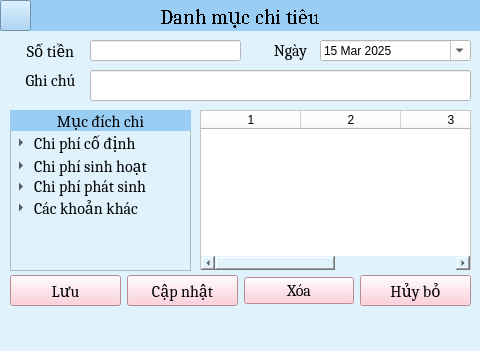
<?xml version="1.0" encoding="UTF-8"?>
<ui version="4.0">
 <class>themkhoanchi_form</class>
 <widget class="QMainWindow" name="themkhoanchi_form">
  <property name="geometry">
   <rect>
    <x>0</x>
    <y>0</y>
    <width>480</width>
    <height>351</height>
   </rect>
  </property>
  <property name="windowTitle">
   <string>Thêm khoản chi</string>
  </property>
  <property name="autoFillBackground">
   <bool>false</bool>
  </property>
  <property name="styleSheet">
   <string notr="true">background-color: rgb(224, 243, 253);
</string>
  </property>
  <widget class="QWidget" name="centralwidget">
   <widget class="QLabel" name="lbl_chitieu">
    <property name="geometry">
     <rect>
      <x>0</x>
      <y>0</y>
      <width>480</width>
      <height>31</height>
     </rect>
    </property>
    <property name="font">
     <font>
      <family>Cambria</family>
      <pointsize>16</pointsize>
      <weight>50</weight>
      <bold>false</bold>
      <stylestrategy>NoAntialias</stylestrategy>
     </font>
    </property>
    <property name="layoutDirection">
     <enum>Qt::LeftToRight</enum>
    </property>
    <property name="styleSheet">
     <string notr="true">background-color: rgb(154, 205, 244);</string>
    </property>
    <property name="text">
     <string>Danh mục chi tiêu</string>
    </property>
    <property name="alignment">
     <set>Qt::AlignCenter</set>
    </property>
   </widget>
   <widget class="QLabel" name="lbl_sotien">
    <property name="geometry">
     <rect>
      <x>20</x>
      <y>40</y>
      <width>61</width>
      <height>21</height>
     </rect>
    </property>
    <property name="font">
     <font>
      <family>Cambria</family>
      <pointsize>12</pointsize>
     </font>
    </property>
    <property name="text">
     <string>Số tiền</string>
    </property>
    <property name="alignment">
     <set>Qt::AlignCenter</set>
    </property>
   </widget>
   <widget class="QLineEdit" name="txt_tien">
    <property name="geometry">
     <rect>
      <x>90</x>
      <y>40</y>
      <width>151</width>
      <height>21</height>
     </rect>
    </property>
    <property name="font">
     <font>
      <family>Cambria</family>
      <pointsize>12</pointsize>
     </font>
    </property>
    <property name="styleSheet">
     <string notr="true">background-color: rgb(255, 255, 255);</string>
    </property>
   </widget>
   <widget class="QLabel" name="lbl_ngay">
    <property name="geometry">
     <rect>
      <x>270</x>
      <y>40</y>
      <width>41</width>
      <height>21</height>
     </rect>
    </property>
    <property name="font">
     <font>
      <family>Cambria</family>
      <pointsize>12</pointsize>
     </font>
    </property>
    <property name="text">
     <string>Ngày</string>
    </property>
    <property name="alignment">
     <set>Qt::AlignCenter</set>
    </property>
   </widget>
   <widget class="QLabel" name="lbl_ghichu">
    <property name="geometry">
     <rect>
      <x>20</x>
      <y>70</y>
      <width>61</width>
      <height>21</height>
     </rect>
    </property>
    <property name="font">
     <font>
      <family>Cambria</family>
      <pointsize>12</pointsize>
     </font>
    </property>
    <property name="layoutDirection">
     <enum>Qt::LeftToRight</enum>
    </property>
    <property name="text">
     <string>Ghi chú</string>
    </property>
    <property name="alignment">
     <set>Qt::AlignCenter</set>
    </property>
   </widget>
   <widget class="QLineEdit" name="txt_ghichu">
    <property name="geometry">
     <rect>
      <x>90</x>
      <y>70</y>
      <width>381</width>
      <height>31</height>
     </rect>
    </property>
    <property name="font">
     <font>
      <family>Cambria</family>
      <pointsize>12</pointsize>
     </font>
    </property>
    <property name="styleSheet">
     <string notr="true">background-color: rgb(255, 255, 255);</string>
    </property>
   </widget>
   <widget class="QTableWidget" name="tbl_table">
    <property name="geometry">
     <rect>
      <x>200</x>
      <y>110</y>
      <width>271</width>
      <height>161</height>
     </rect>
    </property>
    <property name="styleSheet">
     <string notr="true">background-color: rgb(255, 255, 255);</string>
    </property>
    <property name="columnCount">
     <number>4</number>
    </property>
    <column/>
    <column/>
    <column/>
    <column/>
   </widget>
   <widget class="QWidget" name="horizontalLayoutWidget_2">
    <property name="geometry">
     <rect>
      <x>10</x>
      <y>270</y>
      <width>461</width>
      <height>41</height>
     </rect>
    </property>
    <layout class="QHBoxLayout" name="horizontalLayout">
     <item>
      <widget class="QPushButton" name="btn_save">
       <property name="font">
        <font>
         <family>Cambria</family>
         <pointsize>12</pointsize>
        </font>
       </property>
       <property name="styleSheet">
        <string notr="true">background-color: rgb(255, 194, 209);</string>
       </property>
       <property name="text">
        <string>Lưu</string>
       </property>
      </widget>
     </item>
     <item>
      <widget class="QPushButton" name="btn_update">
       <property name="font">
        <font>
         <family>Cambria</family>
         <pointsize>12</pointsize>
        </font>
       </property>
       <property name="styleSheet">
        <string notr="true">background-color: rgb(255, 194, 209);</string>
       </property>
       <property name="text">
        <string>Cập nhật</string>
       </property>
      </widget>
     </item>
     <item>
      <widget class="QPushButton" name="btn_delete">
       <property name="sizePolicy">
        <sizepolicy hsizetype="Minimum" vsizetype="Fixed">
         <horstretch>0</horstretch>
         <verstretch>2</verstretch>
        </sizepolicy>
       </property>
       <property name="font">
        <font>
         <family>Cambria</family>
         <pointsize>12</pointsize>
        </font>
       </property>
       <property name="styleSheet">
        <string notr="true">background-color: rgb(255, 194, 209);</string>
       </property>
       <property name="text">
        <string>Xóa</string>
       </property>
      </widget>
     </item>
     <item>
      <widget class="QPushButton" name="btn_reset">
       <property name="font">
        <font>
         <family>Cambria</family>
         <pointsize>12</pointsize>
        </font>
       </property>
       <property name="styleSheet">
        <string notr="true">background-color: rgb(255, 194, 209);</string>
       </property>
       <property name="text">
        <string>Hủy bỏ</string>
       </property>
      </widget>
     </item>
    </layout>
   </widget>
   <widget class="QTreeWidget" name="tree_list">
    <property name="geometry">
     <rect>
      <x>10</x>
      <y>130</y>
      <width>181</width>
      <height>141</height>
     </rect>
    </property>
    <property name="font">
     <font>
      <family>Cambria</family>
      <pointsize>12</pointsize>
     </font>
    </property>
    <property name="selectionMode">
     <enum>QAbstractItemView::SingleSelection</enum>
    </property>
    <property name="selectionBehavior">
     <enum>QAbstractItemView::SelectRows</enum>
    </property>
    <property name="itemsExpandable">
     <bool>true</bool>
    </property>
    <property name="headerHidden">
     <bool>true</bool>
    </property>
    <property name="expandsOnDoubleClick">
     <bool>true</bool>
    </property>
    <property name="columnCount">
     <number>1</number>
    </property>
    <column>
     <property name="text">
      <string/>
     </property>
    </column>
    <item>
     <property name="text">
      <string>Chi phí cố định</string>
     </property>
     <item>
      <property name="text">
       <string>Nhà cửa</string>
      </property>
     </item>
     <item>
      <property name="text">
       <string>Hóa đơn</string>
      </property>
     </item>
     <item>
      <property name="text">
       <string>Người thân</string>
      </property>
     </item>
    </item>
    <item>
     <property name="text">
      <string>Chi phí sinh hoạt</string>
     </property>
     <item>
      <property name="text">
       <string>Chợ </string>
      </property>
     </item>
     <item>
      <property name="text">
       <string>Ăn uống</string>
      </property>
     </item>
     <item>
      <property name="text">
       <string>Di chuyển</string>
      </property>
     </item>
    </item>
    <item>
     <property name="text">
      <string>Chi phí phát sinh</string>
     </property>
     <item>
      <property name="text">
       <string>Mua sắm</string>
      </property>
     </item>
     <item>
      <property name="text">
       <string>Giải trí</string>
      </property>
     </item>
     <item>
      <property name="text">
       <string>Làm đẹp</string>
      </property>
     </item>
     <item>
      <property name="text">
       <string>Sức khỏe</string>
      </property>
     </item>
     <item>
      <property name="text">
       <string>Từ thiện</string>
      </property>
     </item>
    </item>
    <item>
     <property name="text">
      <string>Các khoản khác</string>
     </property>
     <item>
      <property name="text">
       <string>Đầu tư</string>
      </property>
     </item>
     <item>
      <property name="text">
       <string>Tiết kiệm</string>
      </property>
     </item>
     <item>
      <property name="text">
       <string>Học tập</string>
      </property>
     </item>
     <item>
      <property name="text">
       <string>Khác</string>
      </property>
     </item>
    </item>
   </widget>
   <widget class="QDateEdit" name="edit_ngay">
    <property name="geometry">
     <rect>
      <x>320</x>
      <y>40</y>
      <width>151</width>
      <height>21</height>
     </rect>
    </property>
    <property name="styleSheet">
     <string notr="true">background-color: rgb(255, 255, 255);</string>
    </property>
    <property name="maximumDateTime">
     <datetime>
      <hour>23</hour>
      <minute>59</minute>
      <second>59</second>
      <year>9999</year>
      <month>12</month>
      <day>30</day>
     </datetime>
    </property>
    <property name="calendarPopup">
     <bool>true</bool>
    </property>
    <property name="date">
     <date>
      <year>2025</year>
      <month>3</month>
      <day>15</day>
     </date>
    </property>
   </widget>
   <widget class="QLabel" name="label">
    <property name="geometry">
     <rect>
      <x>10</x>
      <y>110</y>
      <width>181</width>
      <height>21</height>
     </rect>
    </property>
    <property name="font">
     <font>
      <family>Cambria</family>
      <pointsize>12</pointsize>
     </font>
    </property>
    <property name="layoutDirection">
     <enum>Qt::LeftToRight</enum>
    </property>
    <property name="styleSheet">
     <string notr="true">background-color: rgb(154, 205, 244);</string>
    </property>
    <property name="text">
     <string>Mục đích chi</string>
    </property>
    <property name="alignment">
     <set>Qt::AlignCenter</set>
    </property>
   </widget>
   <widget class="QPushButton" name="btn_return">
    <property name="geometry">
     <rect>
      <x>0</x>
      <y>0</y>
      <width>31</width>
      <height>31</height>
     </rect>
    </property>
    <property name="font">
     <font>
      <family>MS Outlook</family>
     </font>
    </property>
    <property name="styleSheet">
     <string notr="true">background-color: rgb(154, 205, 244);</string>
    </property>
    <property name="text">
     <string/>
    </property>
    <property name="icon">
     <iconset>
      <normaloff>../ic_return.png</normaloff>../ic_return.png</iconset>
    </property>
   </widget>
  </widget>
  <widget class="QMenuBar" name="menubar">
   <property name="geometry">
    <rect>
     <x>0</x>
     <y>0</y>
     <width>480</width>
     <height>18</height>
    </rect>
   </property>
  </widget>
  <widget class="QStatusBar" name="statusbar"/>
 </widget>
 <resources/>
 <connections/>
</ui>
